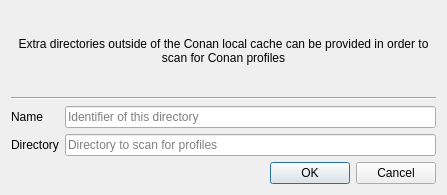
<?xml version="1.0" encoding="UTF-8"?>
<ui version="4.0">
 <class>AddExtraProfileDirectoryDialog</class>
 <widget class="QDialog" name="AddExtraProfileDirectoryDialog">
  <property name="geometry">
   <rect>
    <x>0</x>
    <y>0</y>
    <width>447</width>
    <height>195</height>
   </rect>
  </property>
  <property name="windowTitle">
   <string>Add extra profile directory</string>
  </property>
  <layout class="QVBoxLayout" name="verticalLayout">
   <item>
    <layout class="QVBoxLayout" name="verticalLayout_2">
     <item>
      <widget class="QLabel" name="label_3">
       <property name="text">
        <string>Extra directories outside of the Conan local cache can be provided in order to scan for Conan profiles</string>
       </property>
       <property name="alignment">
        <set>Qt::AlignCenter</set>
       </property>
       <property name="wordWrap">
        <bool>true</bool>
       </property>
      </widget>
     </item>
     <item>
      <widget class="Line" name="line">
       <property name="orientation">
        <enum>Qt::Horizontal</enum>
       </property>
      </widget>
     </item>
     <item>
      <layout class="QGridLayout" name="gridLayout">
       <item row="1" column="0">
        <widget class="QLabel" name="label_2">
         <property name="text">
          <string>Directory</string>
         </property>
        </widget>
       </item>
       <item row="0" column="1">
        <widget class="QLineEdit" name="name">
         <property name="text">
          <string/>
         </property>
         <property name="placeholderText">
          <string>Identifier of this directory</string>
         </property>
        </widget>
       </item>
       <item row="1" column="1">
        <widget class="LineEditWithCustomContextMenu" name="directory">
         <property name="placeholderText">
          <string>Directory to scan for profiles</string>
         </property>
        </widget>
       </item>
       <item row="0" column="0">
        <widget class="QLabel" name="label">
         <property name="text">
          <string>Name</string>
         </property>
        </widget>
       </item>
      </layout>
     </item>
     <item>
      <widget class="QDialogButtonBox" name="buttonBox">
       <property name="orientation">
        <enum>Qt::Horizontal</enum>
       </property>
       <property name="standardButtons">
        <set>QDialogButtonBox::Cancel|QDialogButtonBox::Ok</set>
       </property>
      </widget>
     </item>
    </layout>
   </item>
  </layout>
 </widget>
 <customwidgets>
  <customwidget>
   <class>LineEditWithCustomContextMenu</class>
   <extends>QLineEdit</extends>
   <header>cruiz/manage_local_cache/widgets/configpathorurl.h</header>
  </customwidget>
 </customwidgets>
 <resources/>
 <connections>
  <connection>
   <sender>buttonBox</sender>
   <signal>accepted()</signal>
   <receiver>AddExtraProfileDirectoryDialog</receiver>
   <slot>accept()</slot>
   <hints>
    <hint type="sourcelabel">
     <x>248</x>
     <y>254</y>
    </hint>
    <hint type="destinationlabel">
     <x>157</x>
     <y>274</y>
    </hint>
   </hints>
  </connection>
  <connection>
   <sender>buttonBox</sender>
   <signal>rejected()</signal>
   <receiver>AddExtraProfileDirectoryDialog</receiver>
   <slot>reject()</slot>
   <hints>
    <hint type="sourcelabel">
     <x>316</x>
     <y>260</y>
    </hint>
    <hint type="destinationlabel">
     <x>286</x>
     <y>274</y>
    </hint>
   </hints>
  </connection>
 </connections>
</ui>
